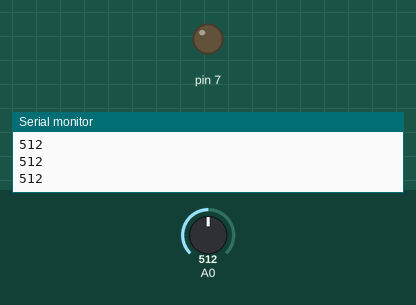
Bench run of a sketch on a simulated Arduino Uno, built with avr-gcc and run on an emulated ATmega328P. Shown: output pins drawn as LEDs (lit = HIGH), the last lines printed to the serial monitor. The inputs (shaded band) are chosen by the test bench; at power-on: A0 = 512.

Above: at 1.2 s.
1.3 s: A0 set to 591
2.8 s: A0 set to 611
At 3.7 s:
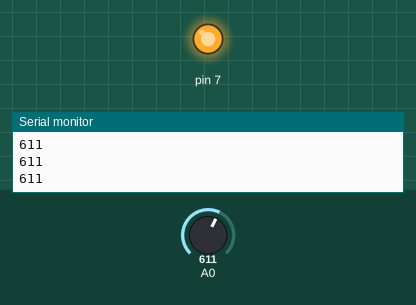
4.3 s: A0 set to 590
At 5.0 s:
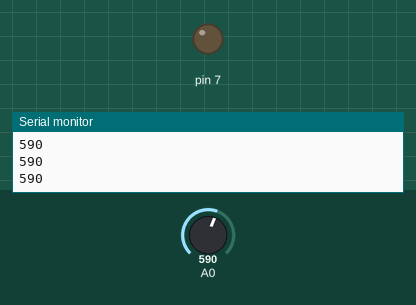
5.8 s: A0 set to 610
At 6.3 s:
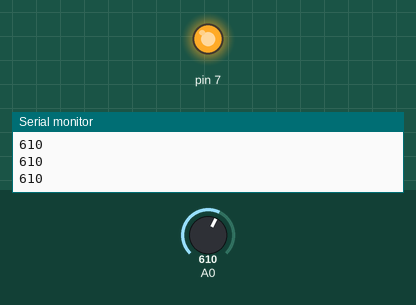
Timing chart, 0 to 8.3 s (numbered marks = the images above; inputs shaded):
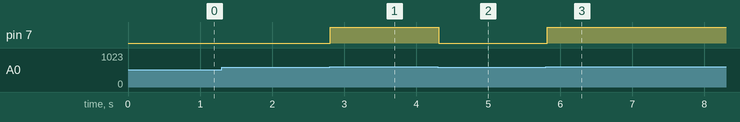

Measured:
- the behaviour switches between 600 and 601 on A0 (found by bisection; images 0 and 1)
- after the input at 2.8 s, pin 7: LOW → HIGH at once
- after the input at 4.3 s, pin 7: HIGH → LOW at once
- after the input at 5.8 s, pin 7: LOW → HIGH at once

The sketch:

ex_02.ino
```cpp
// TAC (Tecnologias e Arquitetura de Computadores)
// Trabalho 4 - Exercício 2 - Grupo 5 - 30/03/2023
// António Dinis
// Francisco Figueiras
// Mariana Magalhães

void setup() {
  pinMode(7, OUTPUT);
  Serial.begin(9600);
}

void loop() {
  int sensorValue = analogRead(A0);
  Serial.println(sensorValue);
  if (sensorValue > 600) {
    digitalWrite(7, HIGH);
  } else {
    digitalWrite(7, LOW);
  }
  delay(100);
}
```
